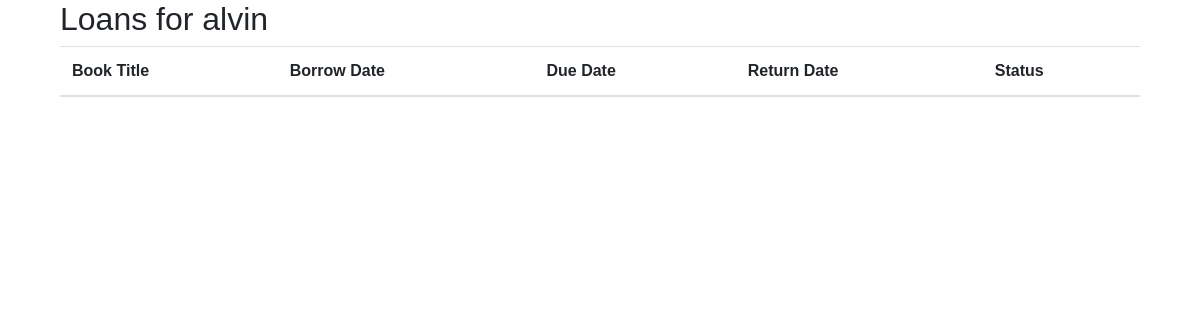
The app's page /member/2/loans (signed in), older data.
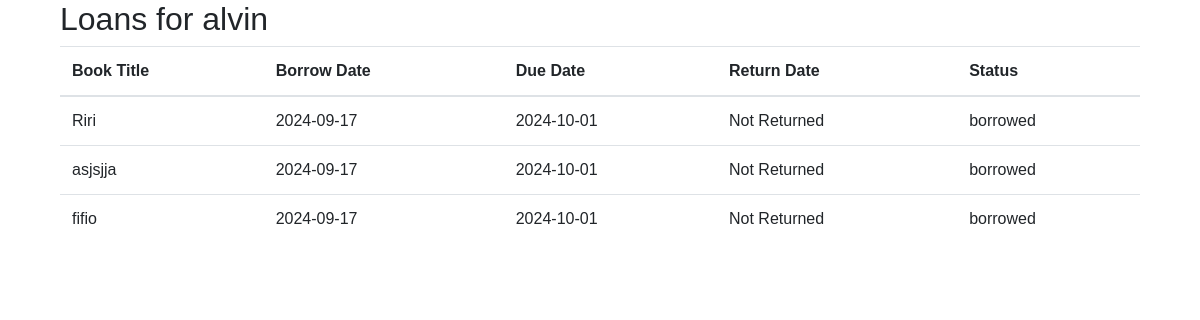
The same page, newer data.
### models.py (models this page shows, shortened)
class Loan(db.Model):
    id = db.Column(db.Integer, primary_key=True)
    book_id = db.Column(db.Integer, db.ForeignKey('book.id'), nullable=False)
    member_id = db.Column(db.Integer, db.ForeignKey('member.id'), nullable=False)
    borrow_date = db.Column(db.DateTime, default=datetime.utcnow)
    return_date = db.Column(db.DateTime, nullable=True)
    due_date = db.Column(db.DateTime, default=lambda: datetime.utcnow() + timedelta(days=14))
    status = db.Column(db.String(50), default='borrowed')  # Options: 'borrowed', 'returned', 'overdue'
    book = db.relationship('Book', backref=db.backref('loans', lazy=True))

class Book(db.Model):
    id = db.Column(db.Integer, primary_key=True)
    picture = db.Column(db.String(120), nullable=True)
    title = db.Column(db.String(150), nullable=False)
    author = db.Column(db.String(100), nullable=False)
    isbn = db.Column(db.String(20), unique=True, nullable=False)
    genre = db.Column(db.String(50), nullable=True)
    description = db.Column(db.String(50), nullable=False)
    publication_year = db.Column(db.Integer)
    available_quantity = db.Column(db.Integer, default=1)
    total_quantity = db.Column(db.Integer, default=1)
    shelf = db.Column(db.String(100), nullable=False)

### app.py (the view)
@app.route('/member/<int:member_id>/loans')
def member_loans(member_id):
    if 'member_id' not in session or session['member_id'] != member_id:
        flash('You are not authorized to view this page.', 'danger')
        return redirect(url_for('mlogin'))
    member = Member.query.get_or_404(member_id)
    loans = Loan.query.filter_by(member_id=member_id).all()
    return render_template('member_loans.html', loans=loans, member=member, member_id=member_id)

### templates/member_loans.html
{% extends "layout.html" %}
{% block content %}
<div class="container">
    <h2>Loans for {{ member.username }}</h2>
    <table class="table">
        <thead>
            <tr>
                <th>Book Title</th>
                <th>Borrow Date</th>
                <th>Due Date</th>
                <th>Return Date</th>
                <th>Status</th>
            </tr>
        </thead>
        <tbody>
            {% for loan in loans %}
            <tr class="{% if loan.status == 'overdue' %}table-danger{% endif %}">
                <td>{{ loan.book.title }}</td>
                <td>{{ loan.borrow_date.strftime('%Y-%m-%d') }}</td>
                <td>{{ loan.due_date.strftime('%Y-%m-%d') }}</td>
                <td>
                    {% if loan.return_date %}
                        {{ loan.return_date.strftime('%Y-%m-%d') }}
                    {% else %}
                        Not Returned
                    {% endif %}
                </td>
                <td>{{ loan.status }}</td>
            </tr>
            {% endfor %}
        </tbody>
    </table>
</div>
{% endblock %}

Row changes from the older to the newer data that the page shows:
added Loan: book "Riri", borrow_date "2024-09-17", due_date "2024-10-01", shows "Not Returned", status "borrowed"
added Loan: book "asjsjja", borrow_date "2024-09-17", due_date "2024-10-01", shows "Not Returned", status "borrowed"
added Loan: book "fifio", borrow_date "2024-09-17", due_date "2024-10-01", shows "Not Returned", status "borrowed"
